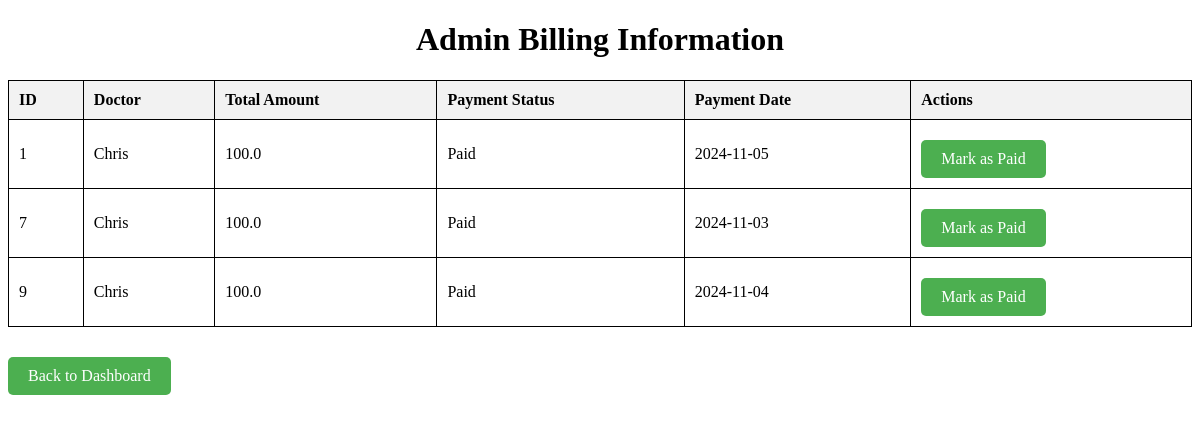
Page /view_billing on the earlier database version.
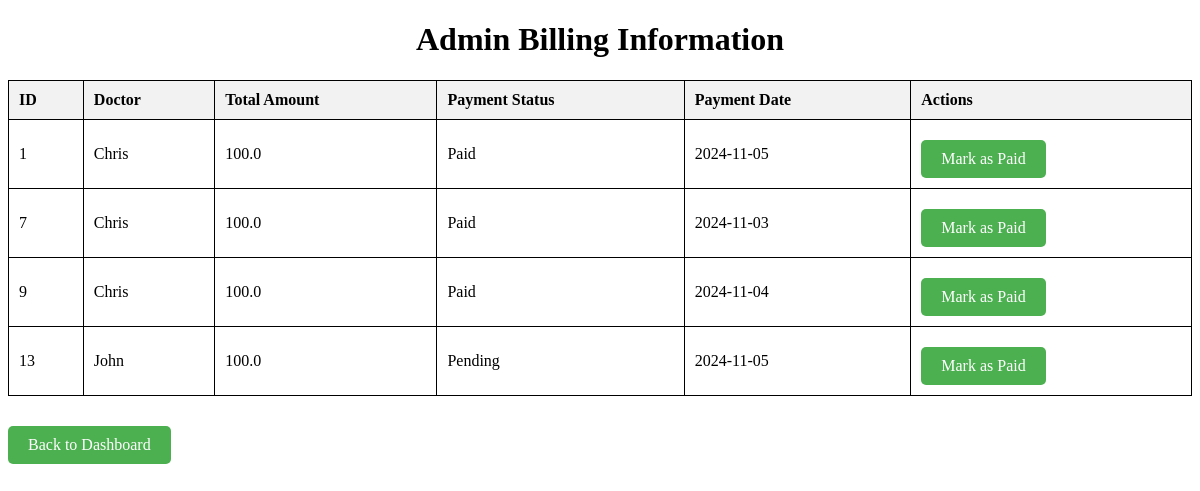
Same page on the later database version.
### tables this page shows
CREATE TABLE "billing" (
    id INTEGER PRIMARY KEY AUTOINCREMENT,
    patient_id INTEGER,
    doctor_id INTEGER,
    total_amount REAL NOT NULL,
    payment_status TEXT NOT NULL,
    payment_date TEXT,
    UNIQUE (patient_id, doctor_id),
    FOREIGN KEY (patient_id) REFERENCES patients (id),
    FOREIGN KEY (doctor_id) REFERENCES doctors (id)
);

CREATE TABLE doctors (
                    id INTEGER PRIMARY KEY AUTOINCREMENT,
                    name TEXT NOT NULL,
                    specialization TEXT NOT NULL,
                    loginid TEXT UNIQUE NOT NULL,
                    password TEXT NOT NULL,
                    email TEXT NOT NULL
                );

### app.py (the view)
@app.route('/view_billing', methods=['GET'])
def admin_view_billing():
    billing_info = query_db('''
        SELECT b.id, p.name AS patient_name, d.name AS doctor_name, b.total_amount, b.payment_status, b.payment_date
        FROM billing b
        JOIN patients p ON b.patient_id = p.id
        JOIN doctors d ON b.doctor_id = d.id
    ''')
    return render_template('admin_billing.html', billing_info=billing_info)

### db_helpers.py (called while the page is built)
def get_db_connection():
    conn = sqlite3.connect('hospital_management.db')
    conn.row_factory = sqlite3.Row
    conn.execute("PRAGMA foreign_keys = ON")  # Enable foreign keys
    return conn

def query_db(query, args=(), one=False):
    conn = get_db_connection()  # Make sure you're getting the connection here
    cur = conn.execute(query, args)
    rv = [dict(row) for row in cur.fetchall()]
    cur.close()
    return (rv[0] if rv else None) if one else rv

### templates/admin_billing.html (shortened to what this page needs)
<!DOCTYPE html>
<html lang="en">
<head>
</head>
<body>
    <h1 class="center">Admin Billing Information</h1>
    <table>
        <thead>
            <tr>
                <th>ID</th>
                <th>Doctor</th>
                <th>Total Amount</th>
                <th>Payment Status</th>
                <th>Payment Date</th>
                <th>Actions</th>
            </tr>
        </thead>
        <tbody>
            {% if billing_info %}
                {% for bill in billing_info %}
                <tr>
                    <td>{{ bill['id'] }}</td>
                    <td>{{ bill['doctor_name'] }}</td>
                    <td>{{ bill['total_amount'] }}</td>
                    <td>{{ bill['payment_status'] }}</td>
                    <td>{{ bill['payment_date'] }}</td>
                    <td>
                        <a href="{{ url_for('update_payment_status', billing_id=bill['id']) }}">Mark as Paid</a>
                    </td>
                </tr>
                {% endfor %}
            {% else %}
                <tr>
                    <td colspan="6">No billing records found.</td>
                </tr>
            {% endif %}
        </tbody>
    </table>
    <a href="{{ url_for('admin_dashboard') }}">Back to Dashboard</a>
</body>
</html>

Differences in the rows shown:
added billing: id "13", doctor_name "John", total_amount "100.0", payment_status "Pending", payment_date "2024-11-05"
